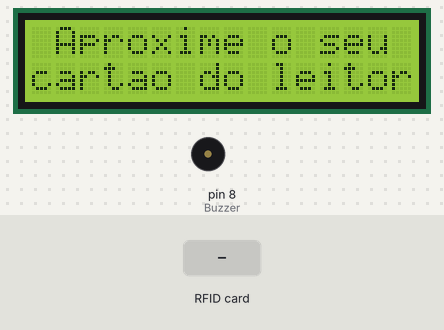
The sketch below on a simulated Arduino Uno, built with avr-gcc and run on an emulated ATmega328P. Parts: 16×2 character LCD, buzzer (waves = sounding, pin HIGH). The test bench sets the inputs (shaded band). Pins used as bus, display or sensor lines are not drawn; what the sketch prints to the serial monitor is not drawn.

Above: at 1.3 s.
1.4 s: RFID card 5E 7A 19 C4 held to the reader
At 2.2 s:
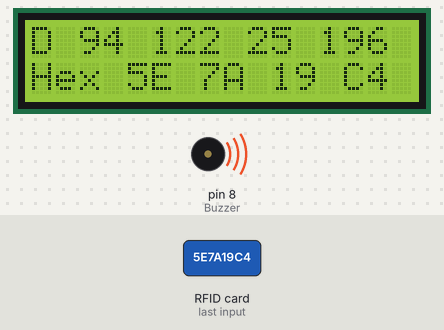
Timing chart, 0 to 4.4 s (numbered marks = the images above; inputs shaded):
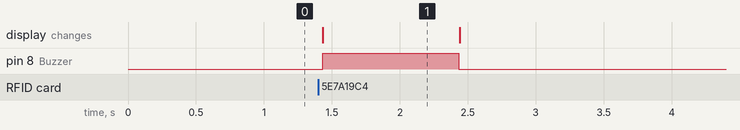

Measured:
- after the input at 1.4 s, pin 8 (Buzzer): LOW → HIGH at once, → LOW 1.0 s later; the display: changes at once (image 1)
- what the display in image 1 shows lasts 1.0 s, from 1.4 s to 2.4 s

The sketch:

RFID.ino
```cpp
//Programa : Sistema de Acesso com RFID - Arduino Uno
//Autor : Diego Ocko Martins
//Adaptado de: RFID - Controle de acesso do RFID (FLIPEFLOP)

#include <SPI.h>
#include <MFRC522.h>
#include <LiquidCrystal.h>

#define SS_PIN 10
#define RST_PIN 9
MFRC522 mfrc522(SS_PIN, RST_PIN);   // Create MFRC522 instance.

LiquidCrystal lcd(6, 7, 5, 4, 3, 2);

char st[20];
int Buzzer = 8; //Pino do Buzzer

void setup()
{
  Serial.begin(9600);   // Inicia a serial
  SPI.begin();      // Inicia  SPI bus
  mfrc522.PCD_Init();   // Inicia MFRC522
  pinMode(Buzzer,OUTPUT);
  Serial.println("Start Ok!");
  Serial.println();
  //Define o número de colunas e linhas do LCD:
  lcd.begin(16, 2);
  mensageminicial();
}

void loop()
{
  // Se tiver uma Tag
  if (mfrc522.PICC_IsNewCardPresent())
  {
    // Se ele conseguiu ler a Tag
    if (mfrc522.PICC_ReadCardSerial())
    {
      String conteudo = "";
      String conteudo2 = "";
      byte letra;
      //Mostra UID da TAG na serial
      for (byte i = 0; i < mfrc522.uid.size; i++)
      {
        //Serial.print(mfrc522.uid.uidByte[i] < 0x10 ? " 0" : " ");
        //Serial.print(mfrc522.uid.uidByte[i], HEX);
        conteudo.concat(String(mfrc522.uid.uidByte[i] < 0x10 ? " 0" : " "));
        conteudo.concat(String(mfrc522.uid.uidByte[i], HEX));
        conteudo2.concat(" " + String(mfrc522.uid.uidByte[i]));
      }
      conteudo.toUpperCase();
      Serial.print("UID direto :" + conteudo2+"\n");
      Serial.print("UID Hexa   :" + conteudo+"\n");
      mensagem("D"+conteudo2,"Hex"+conteudo);
      digitalWrite(Buzzer,HIGH);
      delay(1000);
      digitalWrite(Buzzer,LOW);
      mensageminicial();
    }
  }
}

void mensageminicial()
{
  lcd.clear();
  lcd.print(" Aproxime o seu");
  lcd.setCursor(0,1);
  lcd.print("cartao do leitor");
}

void mensagem(String Linha1,String Linha2)
{
  lcd.clear();
  lcd.print(Linha1);
  lcd.setCursor(0,1);
  lcd.print(Linha2);
}
```
